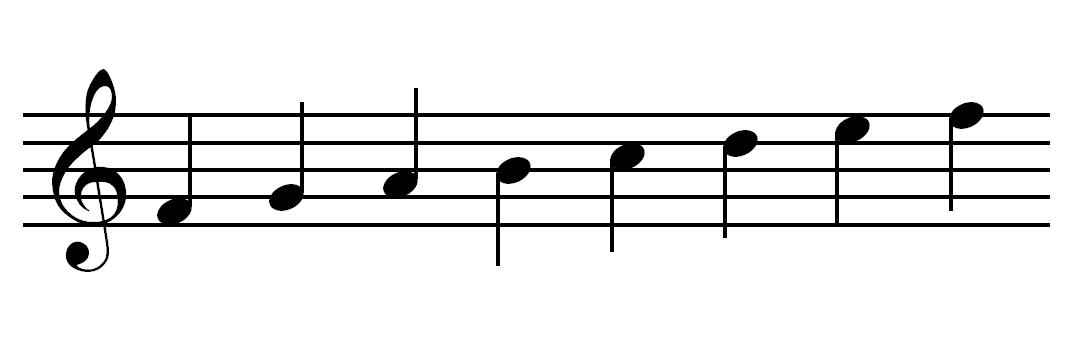
#> input picture test_images/staff-with-notes.jpg, 1092 x 347 px, found by its file name
$ jupyter execute --allow-errors 05-Clefs.ipynb   (shell and % lines are left out)
#> lines starting #> are read from the running program, lines starting #| are printed output that depends on the picture; after the words box and inside, x2 and y2 are one past the last pixel; in counts of white or black regions, pixels touching at a corner belong together
# Classification

[cell 1]
import cv2
import matplotlib.pyplot as plt
import numpy as np

# Image loading, binarization, inversion and display
def load_image(path):
#> called with path = 'test_images/staff-with-notes.jpg'
    return cv2.cvtColor(cv2.imread(path), cv2.COLOR_BGR2RGB)
#> returned value is the input picture: shape (347, 1092, 3); min 0, max 255, mean 233.9
def image_gray(image):
    return cv2.cvtColor(image, cv2.COLOR_RGB2GRAY)
#> returned value: shape (347, 1092)
def image_bin_otsu(image_gs):
    ret,image_bin = cv2.threshold(image_gs, 0, 255, cv2.THRESH_BINARY+cv2.THRESH_OTSU)
#> image_bin: shape (347, 1092); 91.8% white; 1 black region, box (x1, y1, x2, y2) and area: (23, 69, 1050, 272) 31199
#> ret = 128
    return image_bin
def invert(image):
    return 255-image
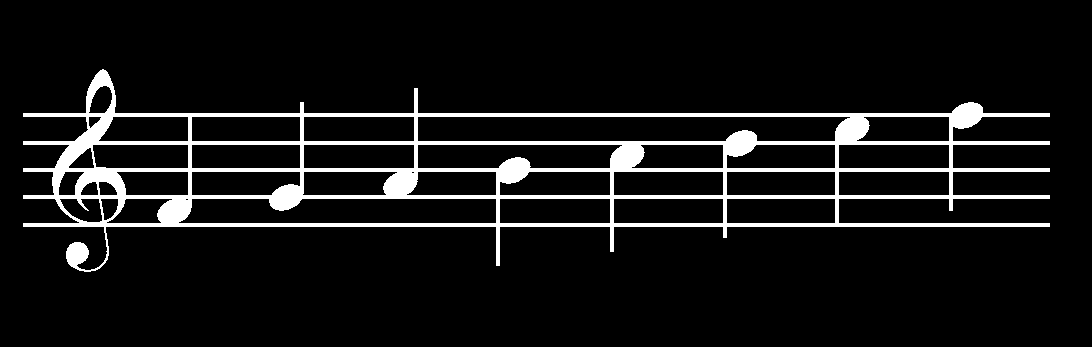
#> returned value: shape (347, 1092); 8.2% white; 1 white region, box (x1, y1, x2, y2) and area: (23, 69, 1050, 272) 31199
# [7 lines left out: function display_image, not called in this run]

# Image morphological operations
def dilate(image, kernel, iterations = 1):
    return cv2.dilate(image, kernel, iterations)
def erode(image, kernel, iterations = 1):
    return cv2.erode(image, kernel, iterations)
# [4 lines left out: function open_image, not called in this run]

# Horizontal projection
def horizontal_projection(image):
    hor_proj = []
    for i in range(len(image)):
        row_sum = 0
        for j in range(len(image[i])):
            row_sum += image[i][j] == 255
        hor_proj.append([255] * row_sum + [0] * (len(image[0]) - row_sum))
#> after the loop, hor_proj = 347 items

    return hor_proj

# Image crop
def crop_image(image, crop_start = None, crop_width = None):
    if crop_width is None:
        crop_width = len(image[0]) // 10
#> crop_width = 109

    if crop_start is None:
        end = 0
        for row in image:
            s = sum(row) / 255
            if s > end:
                end = s
#> this loop made 347 passes
#> (s, end) on passes 70 to 81: (2, 2), (6, 6), (8, 8), (10, 10), (11, 11), (13, 13), (14, 14), (15, 15), (16, 16), (17, 17), (18, 18), (19, 19)
#> s on passes 1 to 6: 0, 0, 0, 0, 0, 0
#> after the loop, end = 1027

        crop_start = end - crop_width
#> crop_start = 918

    cutoff = image[:]
#> cutoff = 347 items

    for i in range(len(cutoff)):
        cutoff[i] = cutoff[i][crop_start : crop_start + crop_width]
#> this loop made 1 pass

    cutoff = np.array(cutoff, dtype = np.uint8)
    return cutoff

# Find Y coordinates of white pixels
# [29 lines left out: functions find_y, intersect_lists, label_y, not called in this run]

# Find lines
def find_lines(image):
    first = find_y(crop_image(horizontal_projection(image)))
#> the loop in crop_image (call 2), `for row in image:` made 347 passes
#> the loop in crop_image (call 2), `for i in range(len(cutoff)):` made 1 pass
    second = find_y(open_image(image))


    lines, distances = label_y(intersect_lists(first, second))
    staff_spacings = [distances[i] for i in range(len(distances)) if (i+1) % 5 != 0 ]
    staff_spacing = sum(staff_spacings) * 1./len(staff_spacings)
    return lines, distances, staff_spacing

# Remove lines
def remove_lines(org_image, tolerance = 0, lines = None, topBotPixelRemoval = True, widthBasedRemoval = True):
    image = org_image.copy()

    if lines == None:
        lines, distances, staff_spacing = find_lines(org_image)

    if topBotPixelRemoval:
        for line in lines:
            top = line[0]
            bot = line[-1]
            for j in range(len(image[top])):
                remove = True
                is_line = False
                for row in image[top:bot+1]:
                    if row[j] == 255:
                        is_line = True
                        break
                if not is_line:
                    continue
                # check 2 pixels above and below
                diff = 2
                for row in image[top - diff : top]:
                    if row[j] == 255:
                        remove = False
                        break
                if remove:
                    for row in image[bot + 1: bot + diff + 1]:
                        if row[j] == 255:
                            remove = False
                            break
                if remove:
                    for row in image[top:bot+1]:
                        row[j] = 0

    if widthBasedRemoval:
        avg_thickness = lines[:]
        for i, line in enumerate(avg_thickness):
            avg_thickness[i] = len(line)
        avg_thickness = sum(avg_thickness) * 1./len(avg_thickness)

        for j in range(len(image[0])):
            white = False
            for i in range(len(image)):
                if image[i][j] == 255:
                    if not white:
                        start = i
                    white = True
                else:
                    if white:
                        thickness = i - start
                        if thickness <= (avg_thickness + tolerance):
                            for row in image[start : i]:
                                row[j] = 0
                    white = False
    return image

# [24 lines left out: function add_region, not called in this run]

def find_vertical_lines(image):
    # Find lines, distances
    lines, distances, staff_spacing = find_lines(image)

    # Find vertical objects
    img_open = open_image(remove_lines(image), np.ones((1.5 * staff_spacing, 1)))
    return img_open

# [26 lines left out: function find_regions, not called in this run]

def find_vertical_objects(image, image_vert_lines):
    return find_regions(image, image_vert_lines)

# [16 lines left out: function split_image, not called in this run]

## Clefs
In this section we will try to recognize and classify clefs, and they will be the first vertical objects we'll have to recognize, so we can later remove them.

### G-Clef

First, we have to find all vertical objects.

[cell 2]
org_image = load_image("test_images/staff-with-notes.jpg")
img_gray = image_gray(org_image)
img_otsu = image_bin_otsu(img_gray)
inv_img = invert(img_otsu)
#> (the rest of this cell did not finish here and is left out)

#> (a cell that did not finish here is left out)

#> (a cell that did not finish here is left out)

Now, we'll split the objects into separate images.

#> (a cell that did not finish here is left out)

Now we'll search for G-clef templates.

[cell 6]
from os import listdir
from os.path import isdir
g_clef_templates = []

vertFile = "clefs/g_clef"
split = vertFile.split('/')
for listedFile in listdir("templates"):
    if listedFile == split[0]:
        for innerFile in listdir("templates/%s" % listedFile):
            if len(split) == 1 or innerFile.startswith(split[1]):
                g_clef_templates += ["templates/%s/%s" % (listedFile, innerFile)]

print(g_clef_templates)

Next, we try to resize the templates so their size is equal to vertical objects bounding box.

[cell 7]
def resize_image(tmp_img, new_width, new_height):
    return cv2.resize(tmp_img, (int(round(new_width)), int(round(new_height))), interpolation = cv2.INTER_CUBIC)

#> (the rest of this cell did not finish here and is left out)

And finally, we compare the segmented object with templates. This is done by comparing each corresponding pixels.

#> (a cell that did not finish here is left out)

Since theoretically there could more than one clef in a staff, we should template match all objects.

[cell 9]
# [24 lines left out: function match_clef, not called in this run]

#> (the rest of this cell did not finish here and is left out)

As we can see, the first object is most probably (and it is) a G-clef.

However, when we put other clefs into possible templates...

[cell 10]
clef_templates = []

vertFile = "clefs"
split = vertFile.split('/')
for listedFile in listdir("templates"):
    if listedFile == split[0]:
        for innerFile in listdir("templates/%s" % listedFile):
            if len(split) == 1 or innerFile.startswith(split[1]):
                clef_templates += ["templates/%s/%s" % (listedFile, innerFile)]

print(clef_templates)

#> (a cell that did not finish here is left out)

...we're still good.

### C-Clef
Let's try to recognize C-Clef.

[cell 12]
org_image = load_image("test_images/c_clef_notes.jpg")
#> call 2 of load_image, with path = 'test_images/c_clef_notes.jpg'
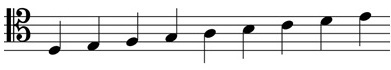
#> input picture test_images/c_clef_notes.jpg, 391 x 70 px, found by its file name
#> in load_image, returned value is the input picture: shape (70, 391, 3); min 0, max 255, mean 227.9
img_gray = image_gray(org_image)
img_otsu = image_bin_otsu(img_gray)
#> in image_bin_otsu (call 2), `ret,image_bin = cv2.threshold(image_gs, 0, 255, cv2.THRESH_BINARY+cv2...`:
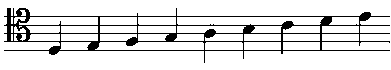
#> image_bin: shape (70, 391); 88.2% white; 1 black region, box (x1, y1, x2, y2) and area: (4, 8, 390, 63) 3234
#> in image_bin_otsu (call 2), `ret,image_bin = cv2.threshold(image_gs, 0, 255, cv2.THRESH_BINARY+cv2...`: ret = 157
inv_img = invert(img_otsu)
#> (the rest of this cell did not finish here and is left out)

display_image(img_wo_lines)

#> (a cell that did not finish here is left out)

display_image(img_vert_lines)

#> (a cell that did not finish here is left out)

#> (a cell that did not finish here is left out)

### F-Clef
And finally, the F-clef.

[cell 16]
org_image = load_image("test_images/f_clef_notes.jpg")
#> call 3 of load_image, with path = 'test_images/f_clef_notes.jpg'
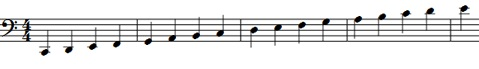
#> input picture test_images/f_clef_notes.jpg, 479 x 69 px, found by its file name
img_gray = image_gray(org_image)
img_otsu = image_bin_otsu(img_gray)
#> in image_bin_otsu (call 3), `ret,image_bin = cv2.threshold(image_gs, 0, 255, cv2.THRESH_BINARY+cv2...`:
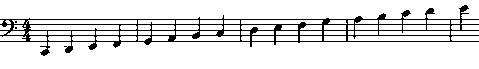
#> image_bin: shape (69, 479); 89.1% white; black in thin lines or dots, all inside (x1, y1, x2, y2) = (0, 5, 479, 56)
#> in image_bin_otsu (call 3), `ret,image_bin = cv2.threshold(image_gs, 0, 255, cv2.THRESH_BINARY+cv2...`: ret = 167
inv_img = invert(img_otsu)
#> (the rest of this cell did not finish here and is left out)
